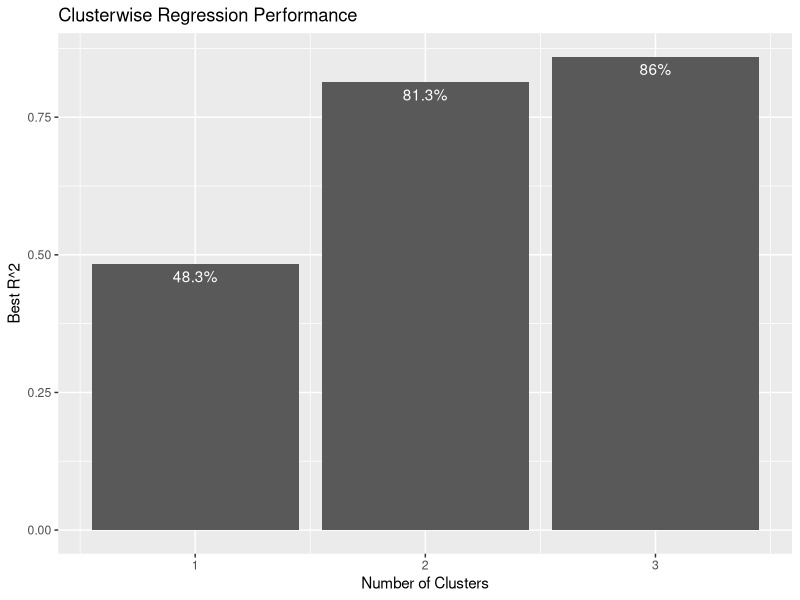
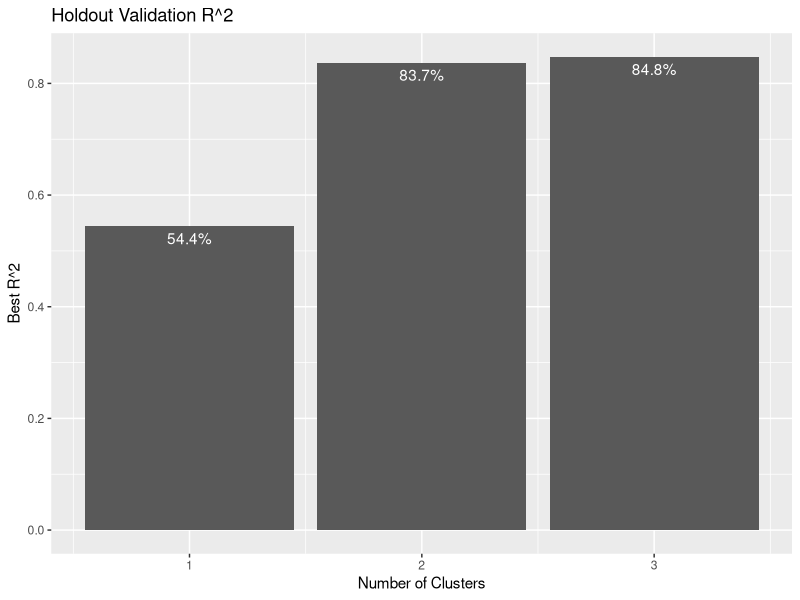

Source code (R) for these figures, in order:
## ---- chunk 1
knitr::opts_chunk$set(echo = TRUE)
## ---- chunk 2
suppressMessages(library(dplyr))
suppressMessages(library(ggplot2))
suppressMessages(library(caret))

splitData <- function(data, smp_size) {
  # Take a dataset and split it randomly into train and test sets
  # The size of the training set is the smp_size argument
  train_ind <- sample(seq_len(nrow(data)), size = smp_size)
  train <- data[ train_ind, ]
  test  <- data[-train_ind, ]
  
  list("train"=train, "test"=test)
}

data("GermanCredit")

# The caret package dataset's first seven variables are numeric.
# The "Amount" variable is in the second column and must be placed in the 
# first position for the clustreg function.
GC <- GermanCredit[,c(2,1,3:7)]

set.seed(123)
splitted <- splitData(GC, 700)
Train <- splitted$train
Test  <- splitted$test
## ---- chunk 3
clustreg=function(dat,k,tries,sed,niter) {
  set.seed(sed)
  dat=as.data.frame(dat)
  rsq=rep(NA,niter)
  res=list()
  rsq.best=0
  
  for(l in 1:tries) {
    
  	c = sample(1:k,nrow(dat),replace=TRUE)
  	yhat=rep(NA,nrow(dat))
  	
  	for(i in 1:niter) {		
  		resid=pred=matrix(0,nrow(dat),k)
  		for(j in 1:k){	
  			pred[,j]=predict(glm(dat[c==j,],family="gaussian"),newdata=dat)		
  			resid[,j] = (pred[,j]-dat[,1])^2
  		}
  		
  	c = apply(resid,1,fun.index.rowmin)
  	
  	for(m in 1:nrow(dat)) {yhat[m]=pred[m,c[m]]}
  	
  	rsq[i] = cor(dat[,1],yhat)^2	
    }
  	
    if(rsq[niter] > rsq.best) {	
    	rsq.best=rsq[niter]
    	l.best=l
      c.best=c
    	yhat.best=yhat
    }
  }
  
  for(i in k:1) res[[i]]=summary(lm(dat[c.best==i,]))
	
  return(list(
    data=dat,
    nclust=k,
    tries=tries,
    seed=sed,
    rsq.best=rsq.best,
    number.loops=niter, 
    Best.try=l.best,
    cluster=c.best,
    results=res))
}

fun.index.rowmin=function(x) {
    
    z=(1:length(x)) [x == min(x)]
    if(length(z) > 1) { z=sample(z,1)}
    return ( z ) 
}

clustreg.predict=function(results,newdat){

	yhat=rep(NA,nrow(newdat))
	resid=pred=matrix(0,nrow(newdat),length(table(results$cluster)))
		
		for(j in 1:length(table(results$cluster))) {			
			pred[,j] = predict(glm(results$data[results$cluster==j,],family="gaussian"),
			                   newdata=newdat)		
			
			resid[,j] = (pred[,j]-newdat[,1])^2
		}

	c = apply(resid,1,fun.index.rowmin)
	
	for(m in 1:nrow(newdat)) {yhat[m]=pred[m,c[m]]}
	
	rsq = cor(newdat[,1],yhat)^2	

  return(list(results=results,newdata=newdat,cluster=c,yhat=yhat,rsq=rsq))
}
## ---- chunk 4
clustreg.1=clustreg(Train,1,1,123,1)
clustreg.2=clustreg(Train,2,2,123,10)
clustreg.3=clustreg(Train,3,2,123,10)
## ---- chunk 5
prop.table(table(clustreg.1$cluster))
prop.table(table(clustreg.2$cluster))
prop.table(table(clustreg.3$cluster))
## ---- chunk 6
table(clustreg.2$cluster, clustreg.3$cluster)
## ---- chunk 7
training.rsq = data.frame(
  nclust=1:3, 
  rsq = sapply(list(clustreg.1, clustreg.2, clustreg.3), 
               function(cl) cl$rsq.best))

ggplot(training.rsq, aes(x=nclust, y=rsq)) + 
  geom_bar(stat="identity") +
  geom_text(aes(label=paste0(round(rsq*100,1),"%")), vjust=1.5, color="white") + 
  labs(x="Number of Clusters",
       y="Best R^2",
       title="Clusterwise Regression Performance")
## ---- chunk 8
pv.1 <- clustreg.predict(clustreg.1, Test)
pv.2 <- clustreg.predict(clustreg.2, Test)
pv.3 <- clustreg.predict(clustreg.3, Test)
## ---- chunk 9
bind_rows(
  prop.table(table(clustreg.2$cluster)),
  prop.table(table(pv.2$cluster))) %>%
  mutate(group=c('Train', 'Holdout'))

bind_rows(
  prop.table(table(clustreg.3$cluster)),
  prop.table(table(pv.3$cluster))) %>%
  mutate(group=c('Train', 'Holdout'))
## ---- chunk 10
holdout.rsq = data.frame(
  nclust=1:3, 
  rsq = sapply(list(pv.1, pv.2, pv.3), 
               function(cl) cl$rsq)) 

ggplot(holdout.rsq, aes(x=nclust, y=rsq)) + 
  geom_bar(stat="identity") +
  geom_text(aes(label=paste0(round(rsq*100,1),"%")), vjust=1.5, color="white") + 
  labs(x="Number of Clusters",
       y="Best R^2",
       title="Holdout Validation R^2")

pct.rsq.change <- (holdout.rsq - training.rsq) / training.rsq
pct.rsq.change$nclust <- 1:3

df.rsq <- cbind(train=training.rsq$rsq, 
                holdout=holdout.rsq$rsq, 
                pct_change = pct.rsq.change$rsq)
row.names(df.rsq) <- 1:3
round(df.rsq * 100, 1)
## ---- chunk 11
Train$Cluster2 <- clustreg.2$cluster
Train$Cluster3 <- clustreg.3$cluster
